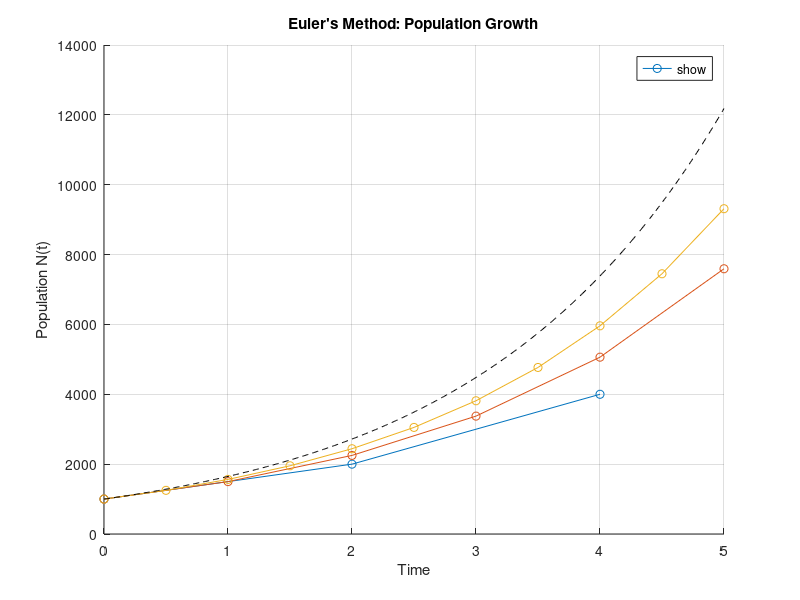

Reproduce this figure in MATLAB.
fprintf('\n--- 17.4: Euler''s Method Population Growth ---\n');
a = 0.5;   % growth rate (not specified exactly, using typical value)
N0 = 1000;
tEnd = 5;
hValues = [2, 1, 0.5];

figure; hold on;
for h = hValues
    t = 0:h:tEnd;
    N = zeros(size(t));
    N(1) = N0;
    for i = 1:length(t)-1
        N(i+1) = N(i) + h * a * N(i);
    end
    plot(t, N, '-o', 'DisplayName', ['h = ', num2str(h)]);
end

tExact = 0:0.01:tEnd;
Nexact = N0 * exp(a*tExact);
plot(tExact, Nexact, 'k--', 'DisplayName', 'Exact solution');

xlabel('Time'); ylabel('Population N(t)');
title('Euler''s Method: Population Growth');
legend('show', 'Location', 'best'); grid on; hold off;
